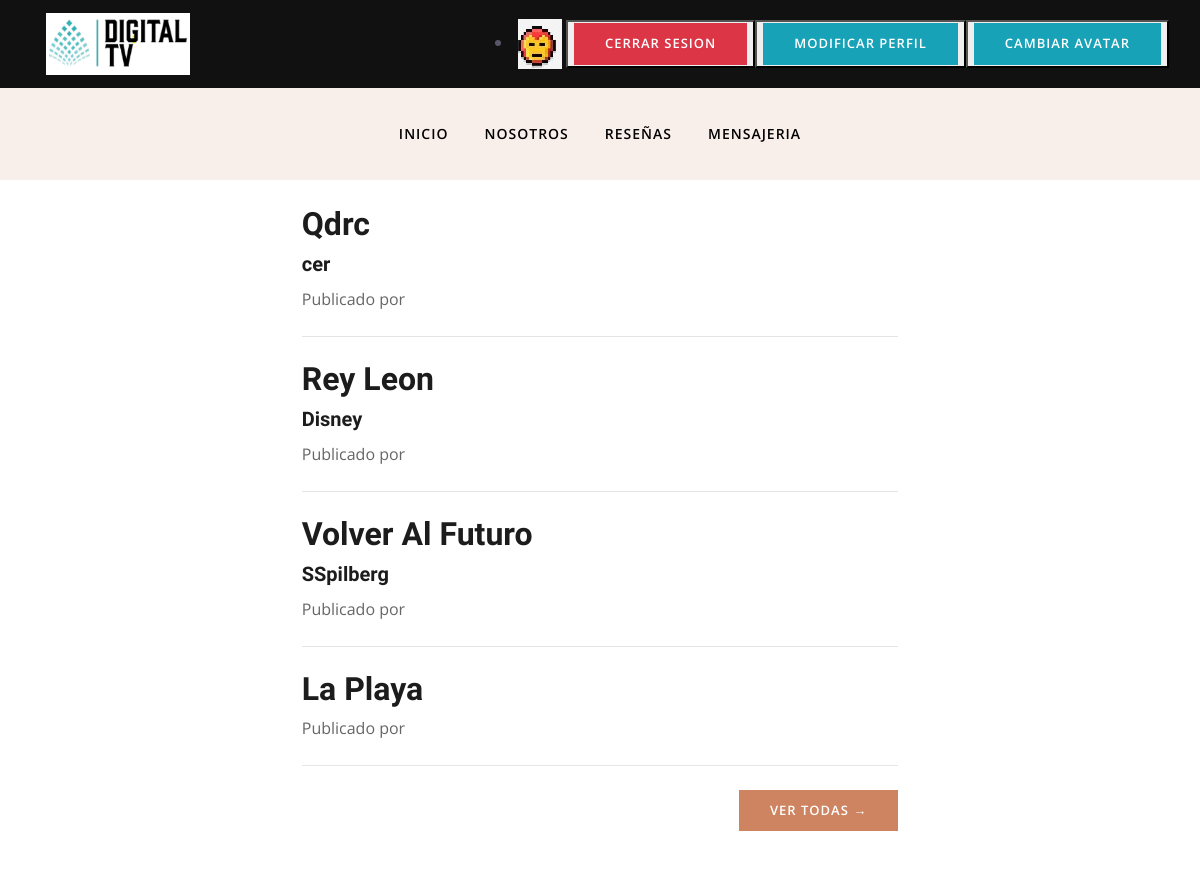
Before: / (signed in, upper part) with the older database file.
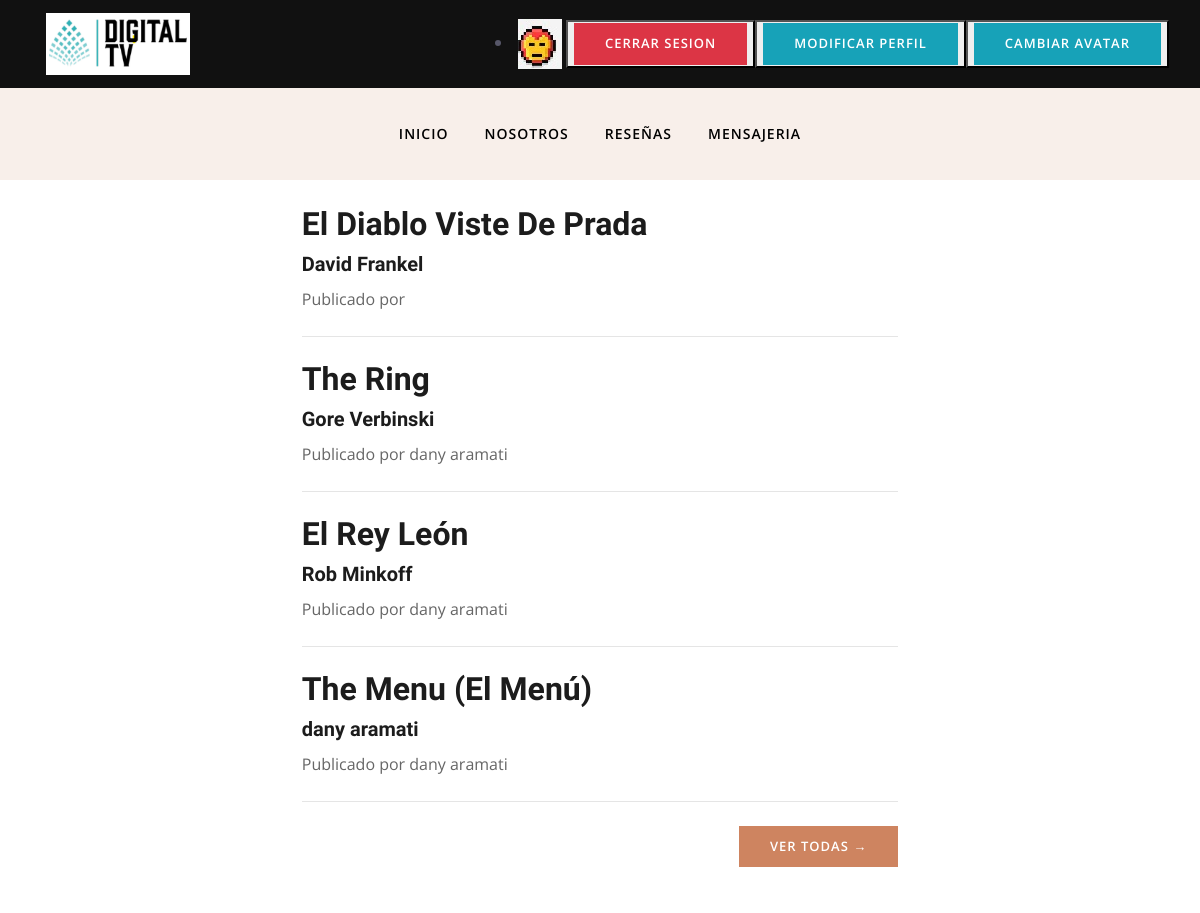
After: the same page with the newer database file.
### Blog/models.py (models this page shows, shortened)
class Blog(models.Model):
    titulo = models.CharField(max_length=100)
    director = models.CharField (max_length=50)
    fecha_publicacion = models.DateField(auto_now=False, auto_now_add=False)
    pais_origen = models.CharField (max_length=100)
    imagen = models.ImageField(upload_to='media', height_field=None, width_field=None, max_length=None, blank=True)
    sinopsis = RichTextUploadingField()
    autor = models.CharField(max_length=100)

### Blog/views.py (the view)
# urls.py: path('', index),
@login_required
def index (request):
    blogs = Blog.objects.all().order_by('-id')[:4]
    if len(blogs) == 0:
        blog_1 = Blog.objects.none()
        blog_2 = Blog.objects.none()
        blog_3 = Blog.objects.none()
        blog_4 = Blog.objects.none()
    elif len(blogs) == 1:
        blog_1 = blogs[0]
        blog_2 = Blog.objects.none()
        blog_3 = Blog.objects.none()
        blog_4 = Blog.objects.none()
    elif len(blogs) == 2:
        blog_1 = blogs[0]
        blog_2 = blogs[1]
        blog_3 = Blog.objects.none()
        blog_4 = Blog.objects.none()
    elif len(blogs) == 3:
        blog_1 = blogs[0]
        blog_2 = blogs[1]
        blog_3 = blogs[2]
        blog_4 = Blog.objects.none()
    else:
        blog_1 = blogs[0]
        blog_2 = blogs[1]
        blog_3 = blogs[2]
        blog_4 = blogs[3]
    return render(request, "index.html", {"blog_1": blog_1, "blog_2": blog_2, "blog_3": blog_3, "blog_4": blog_4, "imagen": getAvatar(request)})

### Accounts/views.py (called while the page is built)
def getAvatar(request):
   if request.user.is_authenticated:
    lista=userAvatar.objects.filter(user=request.user)
    if len(lista)!=0:
        imagen=lista[0].imagen.url
    else:
        imagen="/media/avatares/defaultAvatar.png"
    return imagen

### Blog/templates/index.html (shortened to what the changed rows need)
<!DOCTYPE html>
<html lang="en">
<head>
	{% load static %}
    <link rel="stylesheet" href="{% static 'plugins/bootstrap/css/bootstrap.min.css' %}">
    <link rel="stylesheet" href="{% static 'plugins/themify/css/themify-icons.css' %}">
    <link rel="stylesheet" href="{% static 'plugins/slick-carousel/slick-theme.css' %}">
    <link rel="stylesheet" href="{% static 'plugins/slick-carousel/slick.css' %}">
    <link rel="stylesheet" href="{% static 'plugins/owl-carousel/owl.carousel.min.css' %}">
    <link rel="stylesheet" href="{% static 'plugins/owl-carousel/owl.theme.default.min.css' %}">
    <link rel="stylesheet" href="{% static 'plugins/magnific-popup/magnific-popup.css' %}">
    <link rel="stylesheet" href="{% static 'css/style.css' %}">
</head>
<body>
{% block container %}
<div class="header-top bg-blue justify-content-center">
	<div class="container px-4 px-lg-5">
	<div class="row gx-4 gx-lg-5 justify-content-center">
		<div class="col-md-10 col-lg-8 col-xl-7">
			<br>
			<div class="post-preview">
				{% if blog_1 %}
				<a href="{% url 'blogPost' blog_1.id %}">
					<h2 class="post-title">{{ blog_1.titulo }}</h2>
					<h4 class="post-subtitle">{{ blog_1.director }}</h4>
				</a>
				<p class="post-meta">
					Publicado por {{ blog_1.username }}
				</p>
				{% else %}
				<h2 class="post-title">Aún no hay reseñas para mostrar</h2>
				{% endif %}
			</div>
			<div class="post-preview ">
				{% if blog_2 %}
				<a href="{% url 'blogPost' blog_2.id %}">
					<h2 class="post-title">{{ blog_2.titulo }}</h2>
					<h4 class="post-subtitle">{{ blog_2.director }}</h4>
				</a>
				<p class="post-meta">
					Publicado por {{ blog_2.autor }}
				</p>
				{% else %}
				<h2 class="post-title">Aún no hay entradas para mostrar</h2>
				{% endif %}
			</div>
			<div class="post-preview">
				{% if blog_3 %}
				<a href="{% url 'blogPost' blog_3.id %}">
					<h2 class="post-title">{{ blog_3.titulo }}</h2>
					<h4 class="post-subtitle">{{ blog_3.director }}</h4>
				</a>
				<p class="post-meta">
					Publicado por {{ blog_3.autor }}
				</p>
				{% else %}
				<h2 class="post-title">Aún no hay entradas para mostrar</h2>
				{% endif %}
			</div>
			<div class="post-preview">
				{% if blog_4 %}
				<a href="{% url 'blogPost' blog_4.id %}">
					<h2 class="post-title">{{ blog_4.titulo }}</h2>
					<h4 class="post-subtitle">{{ blog_4.autor }}</h4>
				</a>
				<p class="post-meta">
					Publicado por {{ blog_4.autor }}
				</p>
				{% else %}
				<h2 class="post-title">Aún no hay entradas para mostrar</h2>
				{% endif %}
			</div>
		</div>
	</div>
  </div>
{% endblock  %}
	</div>
</body>
</html>

Changed rows visible on the page:
removed Blog: titulo "Qdrc", director "cer"
no longer on this page (row unchanged): Blog: titulo "Rey Leon", director "Disney"
no longer on this page (row unchanged): Blog: titulo "Volver Al Futuro", director "SSpilberg"
no longer on this page (row unchanged): Blog: titulo "La Playa"
added Blog: titulo "El Diablo Viste De Prada", director "David Frankel"
added Blog: titulo "The Ring", director "Gore Verbinski", autor "dany aramati"
added Blog: titulo "El Rey León", director "Rob Minkoff", autor "dany aramati"
added Blog: titulo "The Menu (El Menú)", autor "dany aramati"
